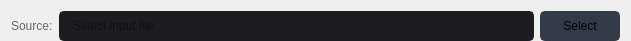
    <widget class="QWidget" name="layoutWidget">
     <property name="geometry">
      <rect>
       <x>20</x>
       <y>50</y>
       <width>631</width>
       <height>32</height>
      </rect>
     </property>
     <layout class="QGridLayout" name="gridLayout">
      <property name="bottomMargin">
       <number>0</number>
      </property>
      <item row="0" column="2">
       <widget class="QPushButton" name="pushButton_1">
        <property name="enabled">
         <bool>true</bool>
        </property>
        <property name="sizePolicy">
         <sizepolicy hsizetype="Fixed" vsizetype="Fixed">
          <horstretch>0</horstretch>
          <verstretch>0</verstretch>
         </sizepolicy>
        </property>
        <property name="minimumSize">
         <size>
          <width>80</width>
          <height>30</height>
         </size>
        </property>
        <property name="font">
         <font>
          <family>Segoe UI</family>
          <pointsize>9</pointsize>
         </font>
        </property>
        <property name="styleSheet">
         <string notr="true">QPushButton {
	border: 2px solid rgb(52, 59, 72);
	border-radius: 5px;	
	background-color: rgb(52, 59, 72);
}
QPushButton:hover {
	background-color: rgb(57, 65, 80);
	border: 2px solid rgb(61, 70, 86);
}
QPushButton:pressed {	
	background-color: rgb(35, 40, 49);
	border: 2px solid rgb(43, 50, 61);
}</string>
        </property>
        <property name="text">
         <string>Select</string>
        </property>
        <property name="icon">
         <iconset resource="files.qrc">
          <normaloff>:/16x16/icons/16x16/cil-folder-open.png</normaloff>:/16x16/icons/16x16/cil-folder-open.png</iconset>
        </property>
       </widget>
      </item>
      <item row="0" column="1">
       <widget class="QLineEdit" name="lineEdit_1">
        <property name="enabled">
         <bool>false</bool>
        </property>
        <property name="minimumSize">
         <size>
          <width>0</width>
          <height>30</height>
         </size>
        </property>
        <property name="styleSheet">
         <string notr="true">QLineEdit {
	background-color: rgb(27, 29, 35);
	border-radius: 5px;
	border: 2px solid rgb(27, 29, 35);
	padding-left: 10px;
}
QLineEdit:hover {
	border: 2px solid rgb(64, 71, 88);
}
QLineEdit:focus {
	border: 2px solid rgb(91, 101, 124);
}</string>
        </property>
        <property name="placeholderText">
         <string>Select input file</string>
        </property>
       </widget>
      </item>
      <item row="0" column="0">
       <widget class="QLabel" name="label_credits_8">
        <property name="font">
         <font>
          <family>Segoe UI</family>
         </font>
        </property>
        <property name="styleSheet">
         <string notr="true">color: rgb(98, 103, 111);</string>
        </property>
        <property name="text">
         <string>Source:</string>
        </property>
       </widget>
      </item>
     </layout>
    </widget>
